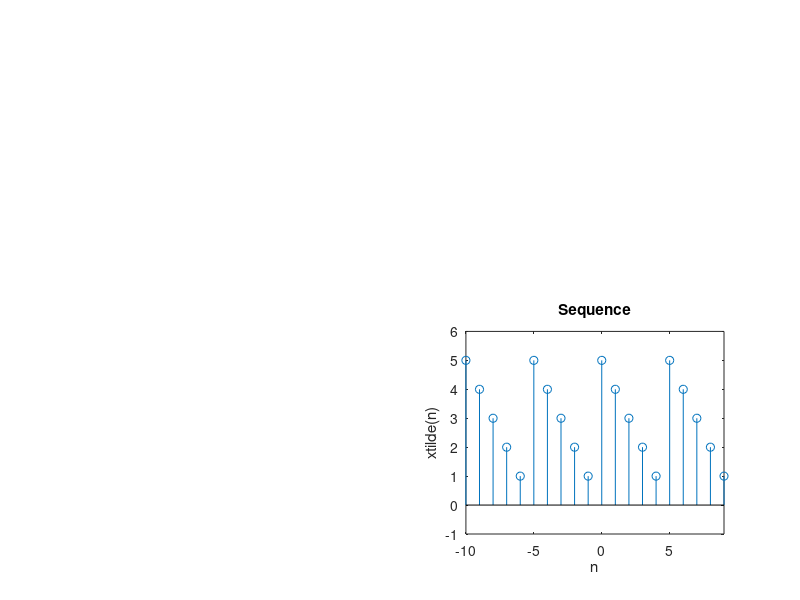

Here is the MATLAB script that generated this plot:
% d) x(n) = {...,5,4,3,2,1,5,4,3,2,1,...}; -10<=n<=9
n=[-10:9];
x=[5,4,3,2,1];
xtilde=x' * ones(1,4);
xtilde=(xtilde(:))';
subplot(2,2,4);
stem(n,xtilde);
title('Sequence')
xlabel('n');
ylabel('xtilde(n)');
axis([-10,9,-1,6])